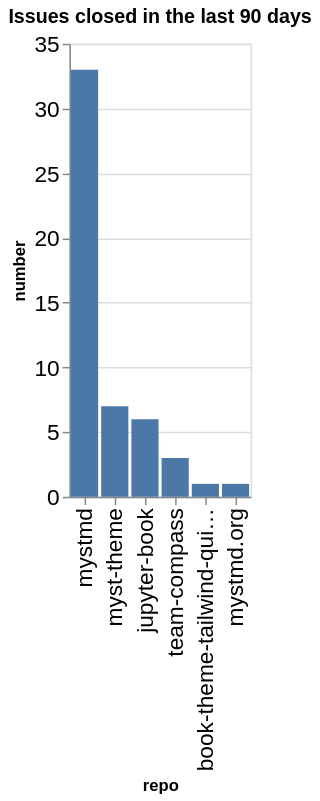

The notebook cell this image was saved under:
### Code cell
closed_counts = closed.groupby(['org', 'repo']).count()['number'].reset_index()
closed_counts['org/repo'] = closed_counts.apply(lambda a: a['org'] + '/' + a['repo'], axis=1)
sorted_vals = closed_counts.sort_values(['number'], ascending=False)['repo'].values
alt.Chart(data=closed_counts, title=f"Issues closed in the last {n_days} days").mark_bar().encode(
    x=alt.X('repo', sort=alt.Sort(sorted_vals.tolist())),
    y='number',
)

### Figure 1 — Vega-Lite specification as saved in the notebook (floating-point values rounded to 4 significant figures)
{"config": {"axisLeft": {"labelFontSize": 15}, "axisBottom": {"labelFontSize": 15}}, "data": {"name": "data-123665ef22cffa890abf2c64e85a617a"}, "mark": {"type": "bar"}, "encoding": {"x": {"field": "repo", "sort": ["mystmd", "myst-theme", "jupyter-book", "team-compass", "book-theme-tailwind-quickstart", "mystmd.org"], "type": "nominal"}, "y": {"field": "number", "type": "quantitative"}}, "title": "Issues closed in the last 90 days", "$schema": "https://vega.github.io/schema/vega-lite/v5.20.1.json", "datasets": {"data-123665ef22cffa890abf2c64e85a617a": [{"org": "jupyter-book", "repo": "book-theme-tailwind-quickstart", "number": 1, "org/repo": "jupyter-book/book-theme-tailwind-quickstart"}, {"org": "jupyter-book", "repo": "jupyter-book", "number": 6, "org/repo": "jupyter-book/jupyter-book"}, {"org": "jupyter-book", "repo": "myst-theme", "number": 7, "org/repo": "jupyter-book/myst-theme"}, {"org": "jupyter-book", "repo": "mystmd", "number": 33, "org/repo": "jupyter-book/mystmd"}, {"org": "jupyter-book", "repo": "mystmd.org", "number": 1, "org/repo": "jupyter-book/mystmd.org"}, {"org": "jupyter-book", "repo": "team-compass", "number": 3, "org/repo": "jupyter-book/team-compass"}]}}
